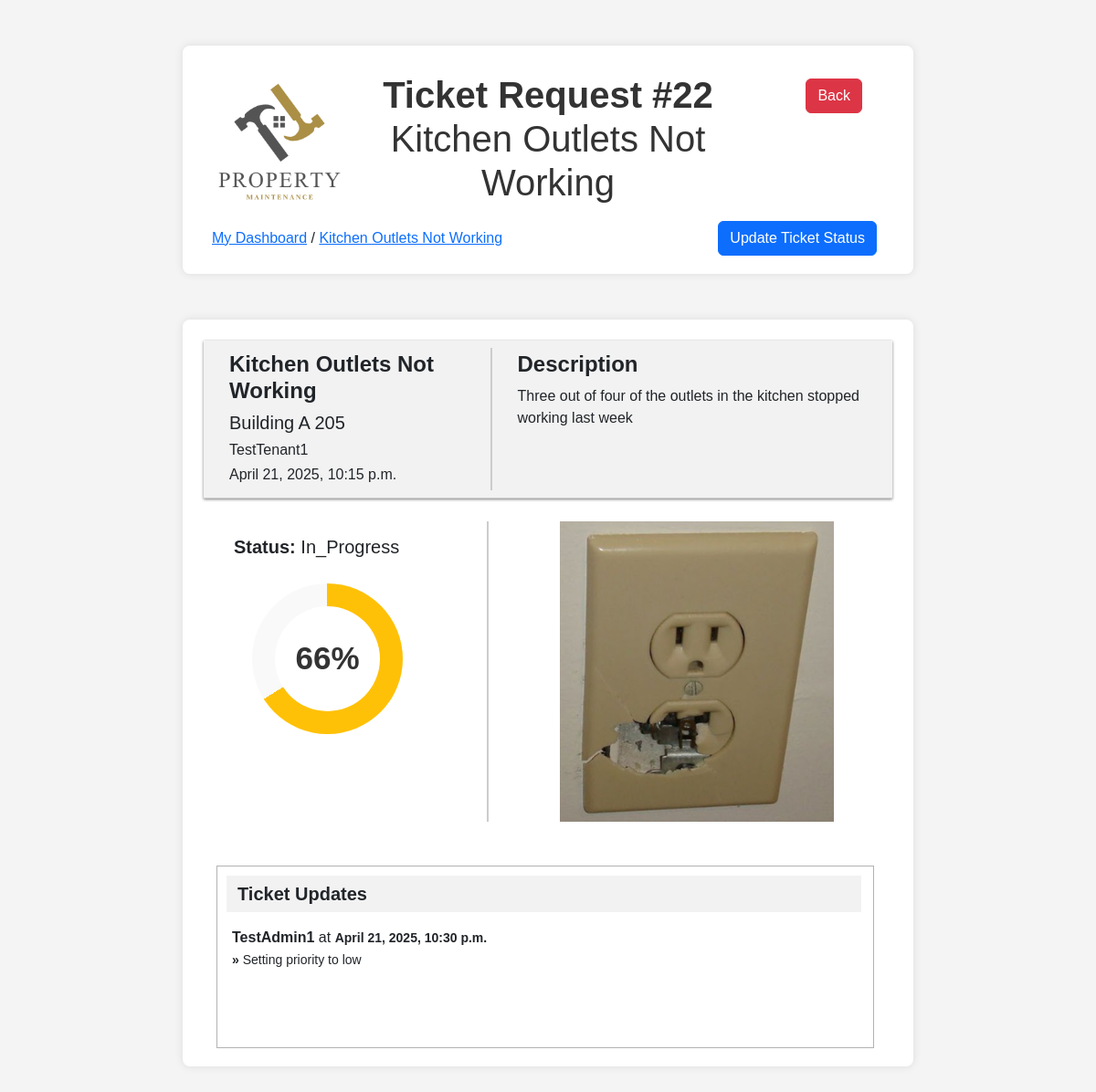
/admin_dashboard/22/ (signed in), run on the app's committed database.
### ticketsystem/models.py (models this page shows, shortened)
class Ticket(models.Model):
    title = models.CharField(max_length=200)
    description = models.TextField()
    CATEGORY_CHOICES = [
        ('electrical', 'Electrical'),
        ('plumbing', 'Plumbing'),
        ('general', 'General'),
    ]
    category = models.CharField(max_length=20, choices=CATEGORY_CHOICES)
    STATUS_CHOICES = [
        ('submitted', 'Submitted'),
        ('in_progress', 'In Progress'),
        ('completed', 'Completed'),
    ]
    status = models.CharField(max_length=20, choices=STATUS_CHOICES, default='submitted')
    PRIORITY_CHOICES = [
        ('low', 'Low'),
        ('medium', 'Medium'),
        ('high', 'High'),
    ]
    priority = models.CharField(max_length=10, choices=PRIORITY_CHOICES, default='medium')
    created_date = models.DateTimeField(auto_now_add=True)
    updated_date = models.DateTimeField(auto_now=True)
    completed_date = models.DateTimeField(null=True, blank=True) # based on status
    image = models.ImageField(upload_to='ticket_images/', null=True, blank=True)
    submitter = models.ForeignKey(settings.AUTH_USER_MODEL, on_delete=models.CASCADE, related_name='submitted_tickets')
    assigned_admin = models.ForeignKey(settings.AUTH_USER_MODEL, on_delete=models.SET_NULL, null=True, blank=True, related_name='assigned_tickets')

class UserProfile(models.Model):
    user = models.OneToOneField(User, on_delete=models.CASCADE)
    ROLE_CHOICES = [
        ('tenant', 'Tenant'),
        ('admin', 'Admin'),
    ]
    role = models.CharField(max_length=10, choices=ROLE_CHOICES, default='tenant')
    building_name = models.CharField(max_length=100, blank=True, null=True)
    apartment_number = models.CharField(max_length=10, blank=True, null=True)
    employee_id = models.CharField(max_length=100, blank=True, null=True)

class Comment(models.Model):
    ticket = models.ForeignKey('Ticket', on_delete=models.CASCADE, related_name='comments')
    user = models.ForeignKey(settings.AUTH_USER_MODEL, on_delete=models.CASCADE, related_name='comments')
    content = models.TextField()
    created_date = models.DateTimeField(auto_now_add=True)
    image = models.ImageField(upload_to='comment_images/', null=True, blank=True)

### ticketsystem/views.py (the view)
# urls.py: path('admin_dashboard/<int:id>/', admin_ticket_page, name="admin_ticket_page" ),
@login_required(login_url="/")
def admin_ticket_page(request, id):
    ticket = Ticket.objects.get(id=id)
    form_ticket = forms.UpdateTicket()
    form_comment = forms.CreateComment()
    if request.method == 'POST':
        form_ticket = forms.UpdateTicket(request.POST, instance=ticket)
        form_comment = forms.CreateComment(request.POST, request.FILES)
        if form_ticket.is_valid() and form_comment.is_valid():
            comment = form_comment.save(commit=False)
            comment.ticket = ticket
            comment.user = request.user
            comment.save()
            form_ticket.save()
            return redirect('admin_ticket_page', id=ticket.id)  # Go to ticket individual page
    else:
        form_ticket = forms.UpdateTicket(instance=ticket)  # Sets default in form to current status
        form_comment = forms.CreateComment()
    context = {
        'ticket': ticket,
        'comments': Comment.objects.filter(ticket_id=id),
        'form_ticket': form_ticket,
        'form_comment': form_comment
    }
    return render(request, 'admin_ticket_page.html', context)

### ticketsystem/templates/admin_ticket_page.html (shortened to what this page needs)
{% load static %}
{% load tz %}
<!DOCTYPE html>
<html lang="en">
<head>
    {% load bootstrap5 %}
    {% bootstrap_css %}
    {% load crispy_forms_tags %}
    <link rel="stylesheet" href="{% static 'style.css' %}">
</head>
<body>
    <div class="container">
        <div class="row">
            <div class="col-3 align-self-center mx-auto d-flex justify-content-center" >
                <img src="../../media/logo_light.png" class="img-fluid" alt="Property Maintenance">
            </div>
            <div class="col-6 my-auto text-center">
                <h1><b>Ticket Request #{{ ticket.id }} </b><br>{{ ticket.title|title }}</h1>
            </div>
            <div class="col align-top text-end pt-3 pe-5">
                <div class="pb-5">
                    <a class="btn btn-danger" href="{% url 'admin_dashboard' %}" role="button">Back</a>
                </div>
            </div>
        <div class="row ps-4">
            <div class="col-7 text-start align-self-center">
                <a href="{% url 'admin_dashboard' %}">My Dashboard</a> /
                <a href ="">{{ticket.title|title}}</a>
            </div>
            <div class="col-5 pe-2 text-end">
                <button type="button" class="btn btn-primary" data-bs-toggle="modal" data-bs-target="#exampleModalLong">
                  Update Ticket Status
                </button>
              </div>
        </div>
        </div>
    </div>
    <div class="container">
        <div class="row divider">
            <div class="col-md-5 left-column pt-1">
                <h4><b>{{ ticket.title|title }}</b></h4>
                <h5>{{ ticket.submitter.userprofile.building_name }} {{ ticket.submitter.userprofile.apartment_number }}</h5>
                <h6>{{ ticket.submitter|capfirst }}</h6>
                <h6>{{ ticket.created_date }}</h6>
            </div>
            <div class="col">
                <div class="col-lg-12 ps-3 pt-1">
                    <h4><b>Description</b></h4>
                    <div class="description-body">
                        <p>{{ ticket.description }}</p>
                    </div>
                </div>
            </div>
        </div>
    <div class="row">
        <div class="col-5 left-column pt-3 ps-5">
            <div class="d-flex align-items-center">
                <h5><b>Status: </b>{{ ticket.status|title }}</h5>
            </div>
            <div class="col col-progress">
                <div class="progress-circle">
                    <span>
                        {% if ticket.status == "submitted" %}
                            33%
                        {% elif ticket.status == "in_progress" %}
                            66%
                        {% elif ticket.status == "completed" %}
                            100%
                        {% endif %}
                    </span>
                </div>
            </div>
        </div>
        <div class="col">
            {% if ticket.image %}
            <img class="d-block mx-auto" src="{{ ticket.image.url }}" alt="Ticket Image" style="max-width: 300px;">
            {% else %}
            <p>No image uploaded.</p>
            {% endif %}
        </div>
        <div class="row pt-5 ps-4">
            <div class="col">
                <div class="updates-content-box">
                    <div class="updates-title-box">
                        <div class="row">
                            <div class="text-center ps-4 fs-5">
                                <a><b>Ticket Updates</b></a>
                            </div>
                        </div>
                    </div>
                    <div class="row p-3">
                        {% if comments %}
                                {% for comment in comments %}
                                <p>
                                    <strong>{{ comment.user }}</strong> at <strong> <small>{{ comment.created_date|localtime }} <br>
                                        &#187;</strong> {{ comment.content }}</small>
                                </p>
                                 {% endfor %}
                            {% else %}
                            <p class="text-secondary"><i>No updates have been made to this ticket. <br> Please submit an update using the "Update Ticket Status" button above.</i></p>
                            {% endif %}
                    </div>
                    </div>
                </div>
    </div>
</div>
</body>
</html>

### ticketsystem/static/style.css (style rules this page uses)
body { font-family: Arial, sans-serif; background-color: #f4f4f4; margin: 0; padding: 0; }
.container { max-width: 800px; margin: 50px auto; background: white; padding: 20px; box-shadow: 0 0 10px rgba(0, 0, 0, 0.1); border-radius: 8px; }
h1 { text-align: center; color: #333; }

### data on the page
Ticket: id "22", title "Kitchen Outlets Not Working", submitter.userprofile.building_name "Building A", submitter.userprofile.apartment_number "205", submitter "TestTenant1", created_date "April 21, 2025, 10:15 p.m.", description "Three out of four of the outlets in the kitchen stopped working last week", status "In_Progress", image (picture)
Comment: user "TestAdmin1", created_date "April 21, 2025, 10:30 p.m.", content "Setting priority to low"
